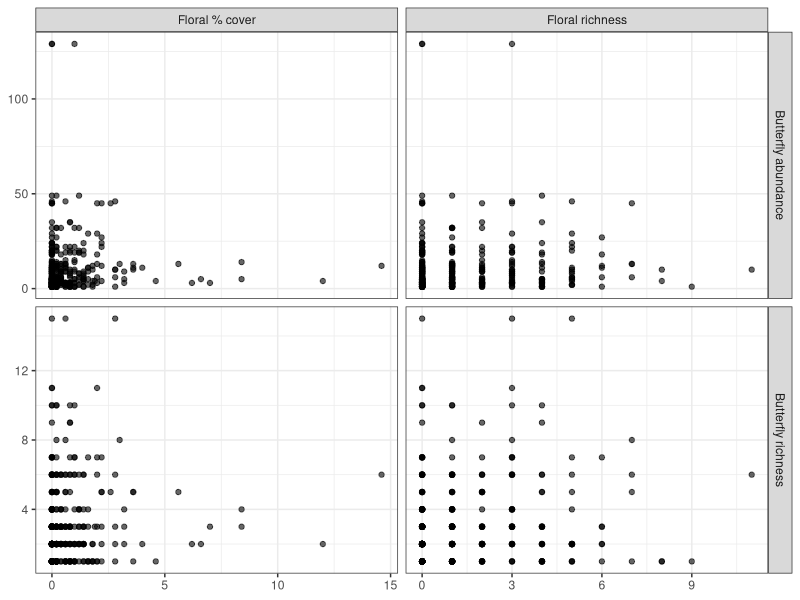

R code for this plot: (Note: this script raises an error after producing the figure.)
#### Drafting Answers to Research Questions Script ####
### Freya Innes
### 22/09/2026

# Open Packages
library(tidyverse)

#### READING IN DATA ####
setwd("~/Desktop/School/Graduate/BIMBY_2026_Field_Season")

butterflies_clean <- read_csv("Clean Data/butterflies_clean.csv")
flowers_clean <- read_csv("Clean Data/flowers_clean.csv")
nectar_clean <- read_csv("Clean Data/nectar_clean.csv")



#### Can floral resource richness and abundance predict butterfly richness and abundance? ####
# The idea behind this one is a four paneled grid that has the associations

# Making a usable butterfly summary
butterfly_summary <- butterflies_clean %>%
  mutate(date = make_date(year = 2026,
                          month = as.integer(month), 
                          day = as.integer(day)),
         butterfly_species = paste(genus, species)) %>% # Combining the date
  filter(butterfly_species != "NA NA") %>% # Removes rows with no species but the name "NA NA"
  group_by(transect, date) %>%
  summarise(butterfly_abundance = sum(number, na.rm = TRUE), # Making a column for butterfly abundance
            butterfly_richness = n_distinct(butterfly_species), # Making a column for species richness
            .groups = "drop")

# Making floral summary with native and non-native cover and richness in case I want to use it later
flower_summary <- flowers_clean %>%
  filter(!is.na(genus)) %>%  # drop placeholder "no plant in this quadrat" rows
  mutate(date = make_date(year = 2026,
                          month = as.integer(month),
                          day = as.integer(day)),
         plant_species = paste(genus, species)) %>%
  distinct(transect, date, quadrat, plant_species, origin, cover_pct) %>%  # Guard against duplicate entries
  group_by(transect, date) %>%
  complete(quadrat = 1:5, nesting(plant_species, origin), # Keeps species and their origin together instead of duplicating
           fill = list(cover_pct = 0)) %>%
  ungroup() %>%
  group_by(transect, date, origin, plant_species) %>%
  summarise(mean_cover = mean(cover_pct), .groups = "drop") %>%
  group_by(transect, date, origin) %>%
  summarise(floral_richness = n_distinct(plant_species),
            floral_cover = sum(mean_cover),
            .groups = "drop") %>%
  complete(nesting(transect, date), origin, 
           fill = list(floral_richness = 0, floral_cover = 0))

# Making a summary table to plot more easily
question1_data <- butterfly_summary %>%
  left_join(flower_summary, by = c("transect", "date"))

# Making the data array for the figure
figure_data <- bind_rows(
  question1_data %>%
    transmute(transect, date, origin,
              x = floral_richness,
              y = butterfly_richness,
              x_variable = "Floral richness",
              y_variable = "Butterfly richness"),
  question1_data %>%
    transmute(transect, date, origin,
              x = floral_cover,
              y = butterfly_richness,
              x_variable = "Floral % cover",
              y_variable = "Butterfly richness"),
  question1_data %>%
    transmute(transect, date, origin,
              x = floral_richness,
              y = butterfly_abundance,
              x_variable = "Floral richness",
              y_variable = "Butterfly abundance"),
  question1_data %>%
    transmute(transect, date, origin,
              x = floral_cover,
              y = butterfly_abundance,
              x_variable = "Floral % cover",
              y_variable = "Butterfly abundance"))

ggplot(figure_data, aes(x = x, y = y)) + # Removed colour = origin and fill = origin from aes for now
  geom_point(alpha = 0.6) +
  #geom_smooth(method = "lm", se = TRUE) +
  facet_grid(y_variable ~ x_variable, scales = "free") +
  labs(x = NULL, y = NULL, color = "Origin", fill = "Origin") +
  theme_bw()

#### Which floral resources are disproportionately used by butterflies relative to their availability?####
# FLOWER DATA #

#Ensuring NAs are removed (can be removed once data is properyl cleaned)
flowers_clean <- flowers_clean %>%
  filter(!is.na(transect), !is.na(month), !is.na(day)) %>%
  mutate(date = make_date(year = 2026,
                          month = as.integer(month),
                          day = as.integer(day)),
         plant_species = paste(genus, species))

# Calculate mean floral cover for each plant species
flower_availability <- flowers_clean %>%
  filter(!is.na(quadrat)) %>% # Removes quadrats that are NA values
  group_by(transect, date, quadrat, plant_species) %>%
  summarise(cover = sum(`cover_%`, na.rm = TRUE),
            .groups = "drop") %>%
  complete(transect, date, 
           quadrat = 1:5,  # specifically calculates for 5 quadrats, not more (NAs)
           plant_species, fill = list(cover = 0)) %>%
  group_by(transect, date, plant_species) %>%
  summarise(mean_cover = mean(cover),
            n_quadrats = n(),
            .groups = "drop")

# Calculate total floral cover for each transect on a certain date
flower_totals <- flower_availability %>%
  group_by(transect, date) %>%
  summarise(total_floral_cover = sum(mean_cover, na.rm = TRUE),
            .groups = "drop")

# Calculate each plant's proportion of floral availability
flower_availability <- flower_availability %>%
  left_join(flower_totals, by = c("transect", "date")) %>%
  mutate(availability_proportion = mean_cover / total_floral_cover)


# NECTARING DATA #

# Filtering the dataset (can be removed once data is completed)
nectar_clean <- nectar_clean %>%
  filter(!is.na(transect), !is.na(month), !is.na(day)) %>%
  mutate(date = make_date(year = 2026,
                          month = as.integer(month),
                          day = as.integer(day)),
         plant_species = paste(flower_genus, flower_species))

# Counting nectar observations for each plant
nectaring_summary <- nectar_clean %>%
  group_by(transect, date, plant_species) %>%
  summarise(nectar_visits = n(), 
            .groups = "drop")

# Calculating the total nectar observations per transect on a certain date
nectar_totals <- nectaring_summary %>%
  group_by(transect, date) %>%
  summarise(total_nectar_visits = sum(nectar_visits, na.rm = TRUE),
            .groups = "drop")

# Calculate if nectar use was proportional 
nectaring_summary <- nectaring_summary %>%
  left_join(nectar_totals, by = c("transect", "date")) %>%
  mutate(use_proportion = nectar_visits / total_nectar_visits)


# COMBINING DATASETS #
question2_data <- flower_availability %>%
  select(transect, date, plant_species, mean_cover, availability_proportion) %>%
  full_join(nectaring_summary %>%
              select(transect, date, plant_species, nectar_visits, use_proportion),
            by = c("transect", "date", "plant_species")) %>%
  mutate(mean_cover = replace_na(mean_cover, 0),
         availability_proportion = replace_na(availability_proportion, 0),
         nectar_visits = replace_na(nectar_visits, 0), 
         use_proportion = replace_na(use_proportion, 0))

# Calculate selection ratio
#
# > 1 = used more than expected based on availability
# = 1 = used in proportion to availability
# < 1 = used less than expected

question2_data <- question2_data %>%
  mutate(selection_ratio = case_when(availability_proportion > 0 ~ use_proportion / availability_proportion,
                                     TRUE ~ NA_real_))

#  Plotting data
# Each point represents a plant species at a particular transect on a particular date
ggplot(question2_data, aes(x = availability_proportion, y = use_proportion)) +
  geom_abline(slope = 1, intercept = 0, linetype = "dashed") + # 1:1 line = use proportional to availability
  geom_point(alpha = 0.6) +
  labs(x = "Proportion of floral cover available",
       y = "Proportion of nectar observations",
       title = "Butterfly nectar use relative to floral availability") +
  theme_bw()

# Plant-level summary for a second figure
plant_summary <- question2_data %>%
  group_by(plant_species) %>%
  summarise(mean_availability = mean(availability_proportion, na.rm = TRUE),
            mean_use = mean(use_proportion, na.rm = TRUE),
            total_visits = sum(nectar_visits, na.rm = TRUE),
            .groups = "drop")

# Plant-level availability vs. use figure
ggplot(plant_summary, aes(x = mean_availability, y = mean_use, label = plant_species)) +
  geom_abline(slope = 1, intercept = 0, linetype = "dashed") + # 1:1 line = use proportional to availability
  geom_point(alpha = 0.6) +
  geom_text(nudge_y = 0.01, check_overlap = TRUE) +
  labs(x = "Mean proportional floral cover",
       y = "Mean proportional nectar use") +
  theme_bw()


#### Does butterfly use of native vs. non-native nectar plants change with seasonal variation in native floral availability?####

# FLORAL DATA #
flower_species_cover <- flowers_clean %>%
  group_by(transect, date, plant_species, origin) %>%
  summarise(mean_cover = mean(`cover_%`, na.rm = TRUE),
            .groups = "drop")

# Total floral cover by transect on a date
flower_totals <- flower_species_cover %>%
  group_by(transect, date) %>%
  summarise(total_floral_cover = sum(mean_cover, na.rm = TRUE),
            .groups = "drop")

# Calculating native floral availability
native_flower_availability <- flower_species_cover %>%
  group_by(transect, date) %>%
  summarise(native_floral_cover = sum(mean_cover[origin == "Native"], na.rm = TRUE),
            total_floral_cover = sum(mean_cover, na.rm = TRUE), # Mean cover of all flowers
            .groups = "drop") %>%
  mutate(proportion_native_floral_cover = native_floral_cover / total_floral_cover) # Proportion of floral cover that is native

# NECTARING DATA #
# Summary of native nectar visits
nectar_native_summary <- nectar_clean %>%
  group_by(transect, date, flower_origin) %>%
  summarise(nectar_visits = n(),
            .groups = "drop")

# Calculating total nectar observations
nectar_totals <- nectar_native_summary %>%
  group_by(transect, date) %>%
  summarise(total_nectar_visits = sum(nectar_visits, na.rm = TRUE),
            .groups = "drop")

# Calculating the proportion of nectar visits to native plants
native_nectar_use <- nectar_native_summary %>%
  filter(flower_origin == "Native") %>%
  group_by(transect, date) %>%
  summarise(native_nectar_visits = sum(nectar_visits, na.rm = TRUE),
            .groups = "drop") %>%
  left_join(nectar_totals, by = c("transect", "date")) %>%
  mutate(proportion_native_nectar = native_nectar_visits / total_nectar_visits)

# Combining the floral availability and nectar use
question3_data <- native_flower_availability %>%
  left_join(native_nectar_use, by = c("transect", "date"))

# PLOTTING #
# Plotting native floral availability through the season
ggplot(question3_data, aes(x = date, y = proportion_native_floral_cover)) +
  geom_point(alpha = 0.6) +
  geom_smooth(method = "loess", se = TRUE) +
  labs(x = "Date", 
       y = "Proportion of floral cover that is native", 
       title = "Seasonal availability of native floral resources") +
  theme_bw()

# Plotting native nectar use through the season
ggplot(question3_data, aes(x = date, y = proportion_native_nectar)) +
  geom_point(alpha = 0.6) +
  geom_smooth(method = "loess", se = TRUE) +
  labs(x = "Date",
       y = "Proportion of nectar observations on native plants",
       title = "Seasonal use of native flowers") +
  ylim(0, 1) +
  theme_bw()

# Plotting native floral availability vs. native nectar use
ggplot(question3_data, aes(x = proportion_native_floral_cover, y = proportion_native_nectar)) +
  geom_abline(slope = 1, intercept = 0, linetype = "dashed") + # Adds the 1:1 use ratio
  geom_point(alpha = 0.6) +
  geom_smooth(method = "lm", se = TRUE) +
  labs(x = "Proportion of floral cover that is native",
       y = "Proportion of nectar observations on native plants",
       title = "Native nectar use as a function of native floral availability") +
  theme_bw()






#### MAKING OTHER RANDOM PLOTS THAT I HAD THE CODE FOR ####
# Transect Locations
# Adding region to butterfly data
butterflies <- butterflies_clean %>%
  mutate(region = case_when(
    transect %in% c("GBH", "CCM", "BGP", "PSP") ~ "Lower Mainland",
    transect %in% c("CHP", "RBG", "BHT", "HRP") ~ "Vancouver Island",
    transect %in% c("MGT", "FLT") ~ "High Elevation Alpine",
    transect %in% c("MMF", "KPP", "PSL") ~ "Thompson-Nicola",
    transect %in% c("OHR", "OHRb", "PBM", "ABR", "JMS",
                    "KSP", "OKF", "KWL", "RTT", "PML") ~ "Okanagan-Similkameen",
    transect %in% c("UBC", "KMP", "RRP" ) ~ "Thompson-Okanagan"))

# Base map
canada_prov <- ne_states(country = "canada", returnclass = "sf")

# Load BC boundary
bc_boundary <- canada_prov %>%
  filter(gn_name == "British Columbia")

# Convert to sf structure to plot on map 
transects_sf <- st_as_sf(butterflies, coords = c("lon", "lat"), crs = 4326)

# Clip to BC
sf_bc <- st_join(transects_sf, bc_boundary, join = st_within, left = FALSE)

# Plot
ggplot() +
  geom_sf(data = bc_boundary, fill = "grey95") +
  geom_sf(data = sf_bc, aes(color = region.x)) +
  geom_sf_text(data = sf_bc, aes(label = transect),
               nudge_y = 0.05,
               size = 2) +
  coord_sf(xlim = c(-126.0, -119.0),
           ylim = c(48.0, 51)) +
  theme_bw() +
  theme(panel.grid.major = element_blank(),
        panel.grid.minor = element_blank()) +
  labs(title = "BIMBY Transects in British Columbia",
       x = "Longitude",
       y = "Latitude",
       color = "Sampling Region")



# SAMPLING SUMMARY
# Binding together sampling summary
sampling_summary <- bind_rows(
  flowers_clean %>%
    distinct(transect, month, day, week) %>%
    count(transect) %>%
    mutate(dataset = "Flowers"),
  
  nectar_clean %>%
    distinct(transect, month, day) %>%
    count(transect) %>%
    mutate(dataset = "Nectar"),
  
  butterflies_clean %>%
    distinct(transect, month, day) %>%
    count(transect) %>%
    mutate(dataset = "Butterflies"))

# Plots the number of times floral surveys, butterfly surveys, and nectar observations have been recorded at each site
ggplot(sampling_summary, aes(x = reorder(transect, n), y = n, fill = dataset)) +
  geom_col(position = "dodge") +
  coord_flip() +
  labs(x = "Transect", 
       y = "Number of sampling occasions", 
       fill = "Dataset") +
  theme_bw() +
  theme(panel.grid.major = element_blank(),
        panel.grid.minor = element_blank())



# NATIVE VS. NON-NATIVE FLORAL COVER
# Averaging floral cover across five quadrats per transect
cover_transect <- flowers_clean %>%
  filter(!is.na(origin)) %>%
  group_by(month, day, week, transect, quadrat, origin) %>%
  summarise(cover = sum(`cover_%`, na.rm = TRUE), 
            .groups = "drop" ) %>%
  group_by(month, day, week, transect, origin) %>%
  summarise(mean_cover = mean(cover, na.rm = TRUE), 
            se = sd(cover, na.rm = TRUE) / sqrt(n()),
            .groups = "drop")

# Creating day-of-year
cover_transect <- cover_transect %>%
  mutate(date = as.Date(paste(2026, month, day, sep = "-")),
         julian = as.integer(format(date, "%j")),
         region = case_when(
           transect %in% c("GBH", "CCM", "BGP", "PSP") ~ "Lower Mainland",
           transect %in% c("CHP", "RBG", "BHT", "HRP") ~ "Vancouver Island",
           transect %in% c("MGT", "FLT") ~ "High Elevation Alpine",
           transect %in% c("MMF", "KPP", "PSL") ~ "Thompson-Nicola",
           transect %in% c("OHR", "OHRb", "PBM", "ABR", "JMS",
                           "KSP", "OKF", "KWL", "RTT", "PML") ~ "Okanagan-Similkameen",
           transect %in% c("UBC", "KMP", "RRP" ) ~ "Thompson-Okanagan"))

# Plotting mean % floral cover vs day of year
ggplot(cover_transect, aes(x = week, y = mean_cover, colour = origin)) +
  geom_point(alpha = 0.5) +
  geom_smooth(method = "loess", se = FALSE) + # Change if changed below
  facet_wrap(~ region) + # Change if wanting season total, region, or individual transects
  scale_colour_manual(values = c("Native" = "forestgreen", "Non-native" = "orange")) +
  scale_x_continuous(breaks = seq(min(cover_transect$week), max(cover_transect$week), by = 1)) +
  labs(x = "Week",
       y = "Mean floral cover (%)",
       colour = "Plant origin") +
  theme_bw() +
  theme(panel.grid.major = element_blank(),
        panel.grid.minor = element_blank())

# NECTAR-USE AT TRANSECTS 
# Simple summary of nectar-use
nectar_summary <- nectar_clean %>%
  count(transect, flower_origin)

# Plots nectaring observations at each transect and whether they were on native or non-native plants
ggplot(nectar_summary, aes(x = reorder(transect, n), y = n, fill = flower_origin)) +
  geom_col() +
  coord_flip() +
  scale_fill_manual(
    values = c("Native" = "forestgreen", "Non-native" = "orange")) +
  labs(x = "Transect",
       y = "Number of nectaring observations",
       fill = "Flower origin") +
  theme_bw() +
  theme(panel.grid.major = element_blank(),
        panel.grid.minor = element_blank())

# NECTAR-USE THROUGHOUT THE SEASON
# Adding julian date to nectaring data and summing the observations
nectar_day <- nectar_clean %>%
  mutate(date = as.Date(paste(2026, month, day, sep = "-")),
         julian = as.integer(format(date, "%j"))) %>%
  count(julian, flower_origin)

ggplot(nectar_day, aes(x = julian, y = n, colour = flower_origin)) +
  geom_point(alpha = 0.6) +
  geom_smooth(method = "loess", se = FALSE) + # Change for error bars if wanted
  scale_colour_manual(values = c("Native" = "forestgreen","Non-native" = "orange")) +
  labs(x = "Day of year",
       y = "Nectaring observations",
       colour = "Flower origin") +
  theme_bw() +
  theme(panel.grid.major = element_blank(),
        panel.grid.minor = element_blank())

#FLORAL AVAILABILITY VS NECTAR-USE 
# Calculating native floral cover for each transect and week
floral_availability <- flowers_clean %>%
  filter(!is.na(origin)) %>%
  group_by(week, transect, quadrat, origin) %>%
  summarise(cover = sum(`cover_%`, na.rm = TRUE),
            .groups = "drop") %>%
  group_by(week, transect, origin) %>%
  summarise(mean_cover = mean(cover, na.rm = TRUE),
            .groups = "drop") %>%
  rename(flower_origin = origin)

# Nectar observations based on week, transect, and flower origin 
nectar_use <- nectar_clean %>%
  count(week, transect, flower_origin, name = "nectar_obs")

# Connecting datasets
nectar_availability <- floral_availability %>%
  left_join(nectar_use, by = c("week", "transect", "flower_origin")) %>%
  mutate(nectar_obs = replace_na(nectar_obs, 0))

# Plotting 
ggplot(nectar_availability, aes(x = mean_cover, y = nectar_obs, colour = flower_origin)) +
  geom_point(alpha = 0.7) +
  geom_smooth(method = "lm", se = TRUE) +
  facet_wrap(~ flower_origin) +
  scale_colour_manual(values = c("Native" = "forestgreen", "Non-native" = "orange")) +
  labs(x = "Mean floral cover (%)",
       y = "Nectaring observations",
       colour = "Flower origin") +
  theme_bw() +
  theme(panel.grid.major = element_blank(),
        panel.grid.minor = element_blank())


# BUTTERFLY ABUNDANCE THROUGHOUT THE SEASON 
# Abundance at each transect during each week
butterfly_day <- butterflies_clean %>%
  group_by(month, day, week, transect) %>%
  summarise(butterfly_abundance = sum(number, na.rm = TRUE),
            species_richness = n_distinct(paste(genus, species),na.rm = TRUE), .groups = "drop") %>%
  mutate(date = as.Date(paste(2026, month, day, sep = "-")),
         julian = as.integer(format(date, "%j")),
         region = case_when(
           transect %in% c("GBH", "CCM", "BGP", "PSP") ~ "Lower Mainland",
           transect %in% c("CHP", "RBG", "BHT", "HRP") ~ "Vancouver Island",
           transect %in% c("MGT", "FLT") ~ "High Elevation Alpine",
           transect %in% c("MMF", "KPP", "PSL") ~ "Thompson-Nicola",
           transect %in% c("OHR", "OHRb", "PBM", "ABR", "JMS",
                           "KSP", "OKF", "KWL", "RTT", "PML") ~ "Okanagan-Similkameen",
           transect %in% c("UBC", "KMP", "RRP" ) ~ "Thompson-Okanagan"))

# Plots abundance (something wonky with the x-axis)
ggplot(butterfly_day, aes(x = julian, y = butterfly_abundance)) +
  geom_point(alpha = 0.6) +
  geom_smooth(method = "loess",se = TRUE) +
  facet_wrap(~ region) +
  labs(x = "Day of year", 
       y = "Butterfly abundance") +
  theme_bw() +
  theme(panel.grid.major = element_blank(),
        panel.grid.minor = element_blank())


# Plots richness (still wonky)
ggplot(butterfly_day, aes(x = julian,y = species_richness)) +
  geom_point(alpha = 0.6) +
  geom_smooth(method = "loess", se = TRUE) +
  #facet_wrap(~ region) +
  labs(x = "Day of year",
       y = "Butterfly species richness") +
  theme_bw() +
  theme(panel.grid.major = element_blank(),
        panel.grid.minor = element_blank())











# NOT READY YET
availability_prop <- floral_availability %>%
  group_by(week, transect) %>%
  mutate(availability_prop = mean_cover / sum(mean_cover)) %>%
  ungroup()

use_prop <- nectar_use %>%
  group_by(week, transect) %>%
  mutate(use_prop = nectar_obs / sum(nectar_obs)) %>%
  ungroup()

comparison <- availability_prop %>%
  left_join(use_prop, by = c("week", "transect", "flower_origin")) %>%
  mutate(use_prop = replace_na(use_prop, 0))

ggplot(comparison, aes(x = availability_prop, y = use_prop, colour = flower_origin)) +
  geom_abline(slope = 1, intercept = 0, linetype = "dashed") +
  geom_point(size = 3, alpha = 0.7) +
  scale_colour_manual(values = c("Native" = "forestgreen", "Non-native" = "orange")) +
  labs(x = "Proportion of floral availability",
       y = "Proportion of nectar use",
       colour = "Flower origin") +
  theme_bw() +
  theme(panel.grid.major = element_blank(),
        panel.grid.minor = element_blank())
# One point is a flower origin at a transect during a certain week















floral_availability <- flowers_clean %>%
  filter(!is.na(origin)) %>%
  group_by(week, transect, quadrat, origin) %>%
  summarise(cover = sum(`cover_%`, na.rm = TRUE), .groups = "drop") %>%
  group_by(week, transect, origin) %>% # Average the quadrats to get transect-level 
  summarise(mean_cover = mean(cover, na.rm = TRUE), .groups = "drop") %>%
  rename(flower_origin = origin)

nectar_use <- nectar_clean %>%
  filter(activity == "nectaring") %>%
  count(week, transect, flower_origin, name = "nectar_obs")

selection_data <- floral_availability %>%
  left_join(nectar_use, by = c("week", "transect", "flower_origin")) %>% # Add nectar observations
  mutate(nectar_obs = replace_na(nectar_obs, 0)) # No observations on that flower origin = zero observations

selection_data <- selection_data %>%
  group_by(week, transect) %>%
  mutate(availability_prop = mean_cover / sum(mean_cover),
         use_prop = nectar_obs / sum(nectar_obs)) %>%
  ungroup()

selection_data <- selection_data %>%
  filter(!is.na(use_prop), !is.na(availability_prop), availability_prop > 0)

selection_data <- selection_data %>%
  mutate(selection_ratio = use_prop/availability_prop)

selection_data %>%
  select(week, transect, flower_origin, availability_prop, use_prop, selection_ratio) %>%
  arrange(transect, week, flower_origin)


ggplot(selection_data, aes(x = flower_origin, y = selection_ratio, colour = flower_origin)) +
  geom_hline(yintercept = 1, linetype = "dashed") +
  geom_boxplot() +
  geom_jitter(size = 2.5, alpha = 0.5) +
  scale_colour_manual(values = c("Native" = "forestgreen",
                                 "Non-native" = "orange")) +
  labs(x = "Flower origin",
       y = "Selection ratio",
       colour = "Flower origin") +
  theme_bw() +
  theme(panel.grid.major = element_blank(),
        panel.grid.minor = element_blank())


# Summary of most common nectar plants visited
nectaring_summary_plot <- nectaring_summary %>%
  group_by(plant_species) %>%
  summarise(nectar_visits = sum(nectar_visits, na.rm = TRUE),
            .groups = "drop") %>%
  arrange(desc(nectar_visits)) %>%
  mutate(plant_species = factor(plant_species,
                           levels = plant_species)) %>%
  filter(nectar_visits > 5)


ggplot(nectaring_summary_plot, aes(x = plant_species, y = nectar_visits)) +
  geom_col() +
  theme(axis.text.x = element_text(angle = 45, hjust = 1)) +
  labs(x = "Flower",
       y = "Number of nectar observations",
       title = "Butterfly nectar plant use") 
